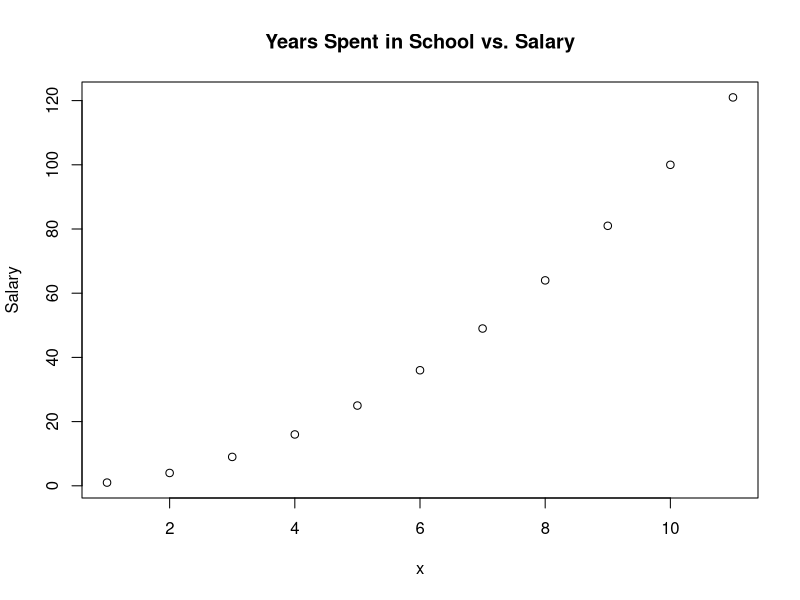
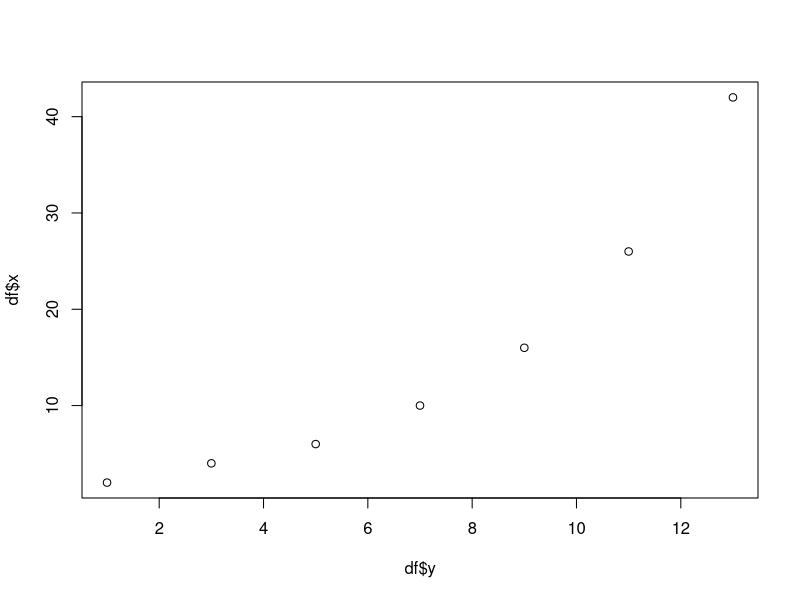
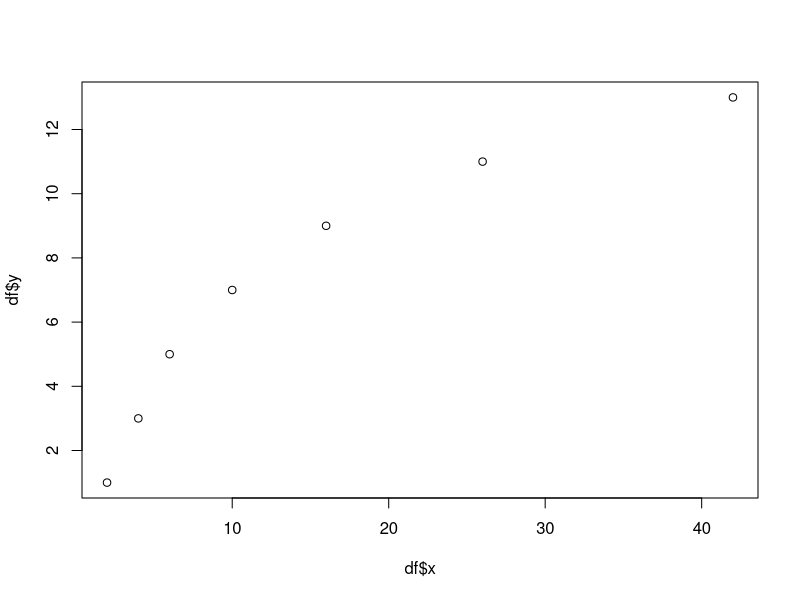
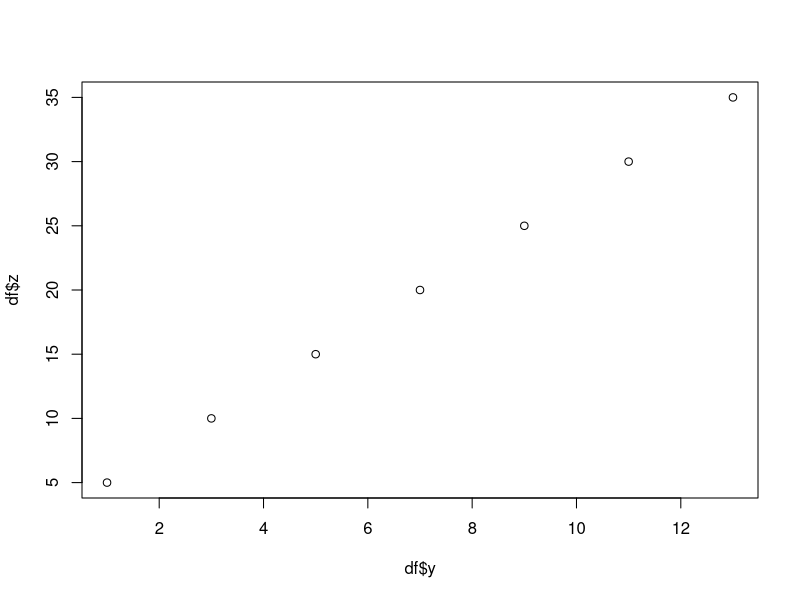
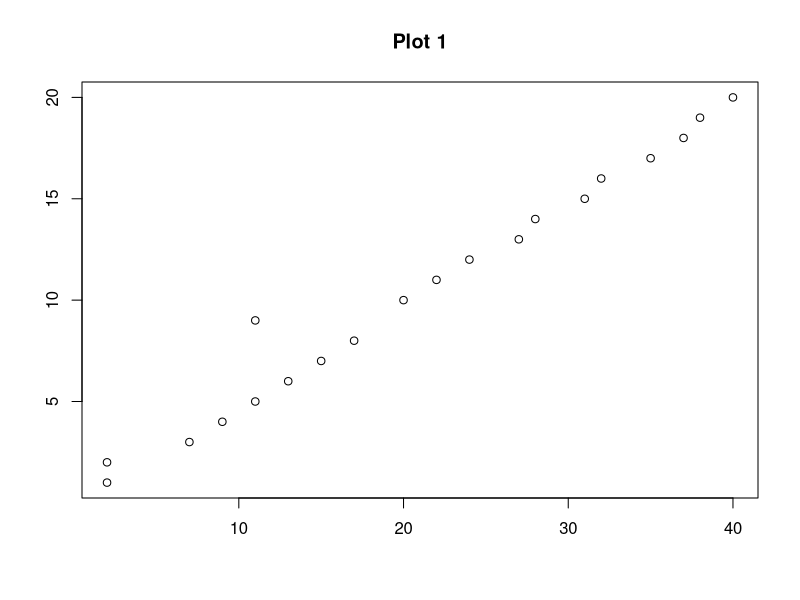
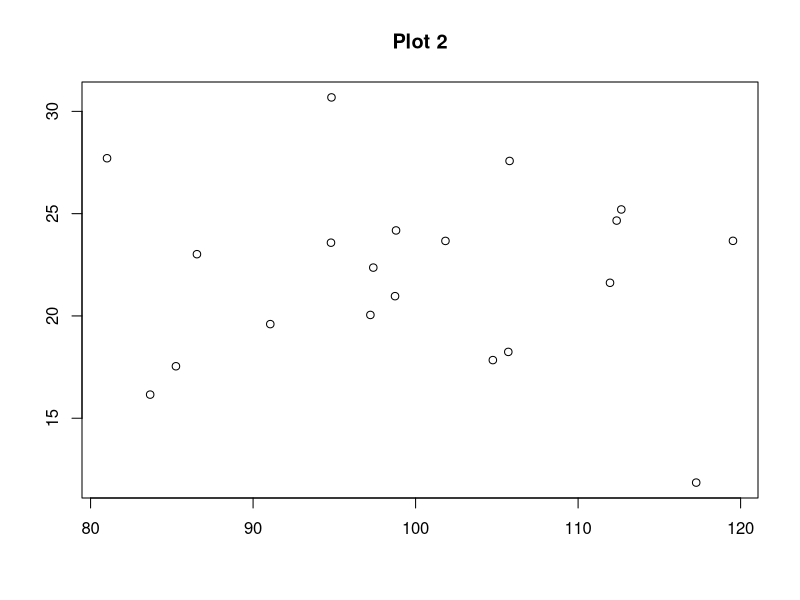

Reproduce these figures in R, in order.
## ---- chunk 1
knitr::opts_chunk$set(message=FALSE,warning=FALSE, cache=TRUE)
## ---- chunk 2
x = c(1,2,3,4,5,6,7,8,9,10,11)
y = c(1,4,9,16,25,36,49,64,81,100,121)
plot(y~x, main = "Years Spent in School vs. Salary", ylab = "Salary")
## ---- chunk 3
x = c(2,4,6,10,16,26,42)
y = c(1,3,5,7,9,11,13)
z = c(5,10,15,20,25,30,35)


df<-data.frame(x,y,z)
plot(df$x~df$y)
plot(df$y~df$x)
plot(df$z~df$y)
## ---- chunk 4
x=c(1,2,3,4,5,6,7,8,9,10,11,12,13,14,15,16,17,18,19,20)
y=c(2,2,7,9,11,13,15,17,11,20,22,24,27,28,31,32,35,37,38,40)
plot(x~y, main = "Plot 1", ylab = " ", xlab = " ")

a=rnorm(20,20,5)
b=rnorm(20,100,10)
plot(a~b, main = "Plot 2", ylab = " ", xlab = " ")
## ---- chunk 5
x = c(12,16,20,41)
mx = mean(x)
sdx = sd(x)

z = ((x-mx)/sdx)
z 
## ---- chunk 6
x = c(12,16,20,41)
scale(x)
## ---- chunk 7
datset1 = c(10,63,51,24,87,42)
mds = round(mean(datset1), digits = 2)
sdds=round(sd(datset1), digits = 2)
## ---- chunk 8
z = ((datset1-mds)/sdds)
z
## ---- chunk 9
c = c(5,8,1,16,4,11)
a = sum(c)^2
b = sum(c^2)
d = sum(c+1)

a
b
d
